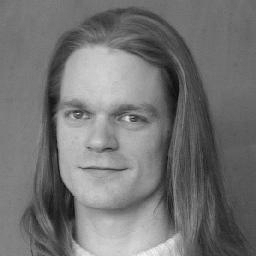
#> input picture first_course/project_03/images/bauckhage.jpg, 256 x 256 px
$ python task3_3.py   (older library calls are emulated)
#> lines starting #> are read from the running program, lines starting #| are printed output that depends on the picture
import scipy as sp
import numpy as np
import pylab as pyl
import scipy.misc as msc
import scipy.ndimage as ndimage
import matplotlib as mpl
import matplotlib.pyplot as plt


def cylinder(Im, r_in):

    dpi = 72
    r_cylinder = int(r_in*dpi);
    (sy,sx) = Im.shape
    Im = np.pad(Im,(0,r_cylinder), mode="constant")[:,:sx]

    # msc.imshow(Im)

    (sy,sx) = Im.shape

    th_range = (pyl.pi)*2
    max_r = sy
    fy = 2*max_r
    fx = 2*max_r
    ys = fy/2 - pyl.arange(fy)
    xs = fx/2 - pyl.arange(fx)
    xq, yq = np.meshgrid(ys,xs)
    rs = pyl.sqrt(yq*yq+xq*xq)
    rsmx = rs < max_r
    ths = pyl.arctan2(yq,xq)
    thsmx = ths < th_range
    inx = abs(sx - ths * (sx/th_range)+1)%(sx-1)
    inx[~thsmx] = sx*2
    iny = abs(sy - rs)
    iny[~rsmx] = sy*2
    ow(iny.flatten())
    X = np.vstack((iny.flatten(),inx.flatten()))
    final = ndimage.interpolation.map_coordinates(Im,X).reshape(fy,fx)[::-1,:]
    return final


face = msc.imread("images/bauckhage.jpg", flatten=True).astype('float')
#> face: shape (256, 256) float64; min 8, max 244, mean 115.4
clock = msc.imread("images/clock.jpg", flatten=True).astype('float')
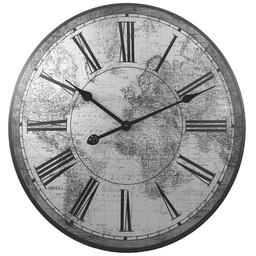
#> input picture first_course/project_03/images/clock.jpg, 256 x 256 px
#> clock: shape (256, 256) float64; min 11, max 255, mean 175.6
abbey = msc.imread("images/long.jpg", flatten=True).astype('float')
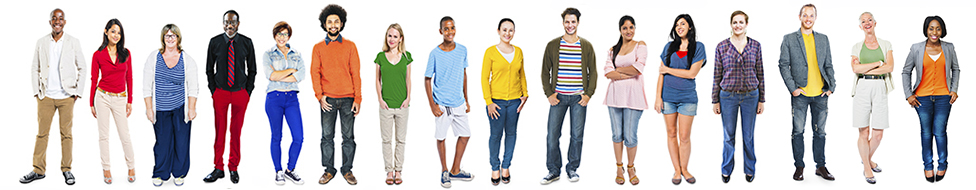
#> input picture first_course/project_03/images/long.jpg, 976 x 190 px
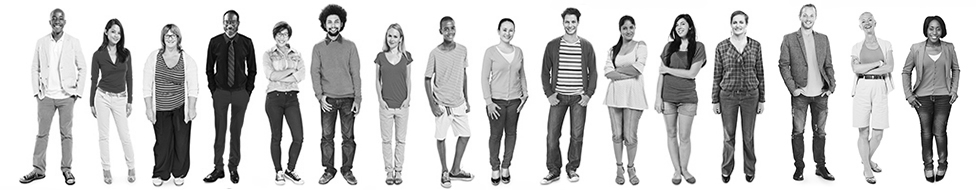
#> abbey: shape (190, 976) float64; min 0, max 255, mean 199.3

plt.figure()

msc.imsave("resulting_images/original.png", abbey)
result = cylinder(abbey, 0.5)
#> in cylinder, `Im = np.pad(Im,(0,r_cylinder), mode="constant")[:,:sx]`:
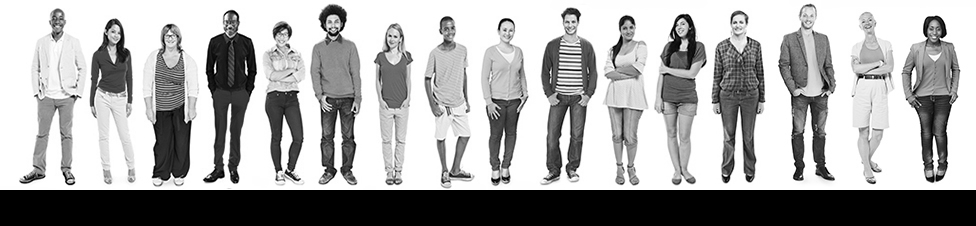
#> Im: shape (226, 976) float64; min 0, max 255, mean 167.5
#> in cylinder, `ths = pyl.arctan2(yq,xq)`:
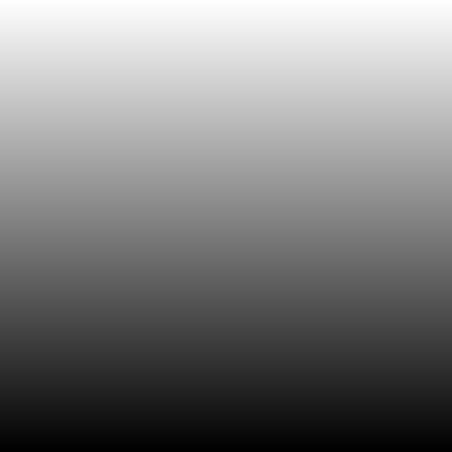
#> yq: shape (452, 452) float64; min -225, max 226, mean 0.5; drawn with min black and max white
#> in cylinder, `inx[~thsmx] = sx*2`:
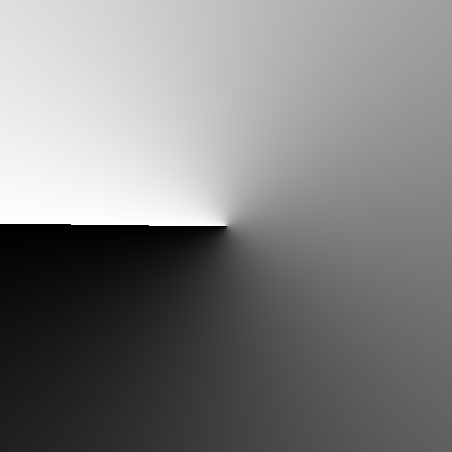
#> inx: shape (452, 452) float64; min 0.00863, max 975, mean 488.4; drawn with min black and max white
#> in cylinder, `iny[~rsmx] = sy*2`:
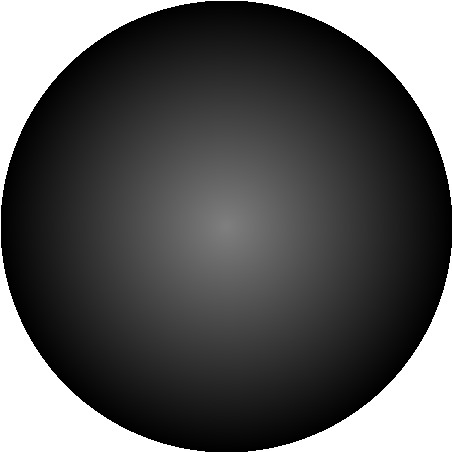
#> iny: shape (452, 452) float64; min 0.00442, max 452, mean 156.3; drawn with min black and max white
#> (the run stopped early here; a loop or call above may not have finished)
